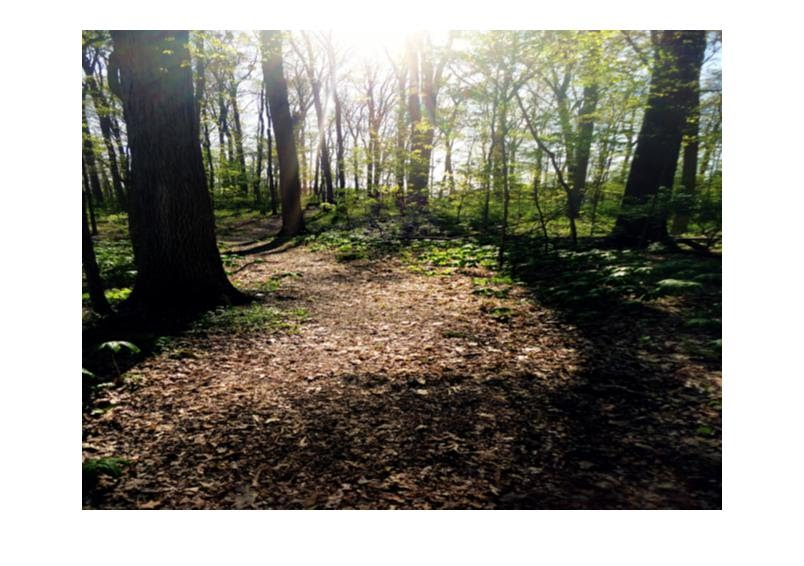
//> input picture Image Segmenting/1.jpg, 804 x 566 px
$ ./main ../1.jpg   (built with g++ and OpenCV 4)
//> lines starting //> are read from the running program, lines starting //| are printed output that depends on the picture; after the words box and inside, x2 and y2 are one past the last pixel; in counts of white or black regions, pixels touching at a corner belong together
//> further down, src1 is the input picture: 566 rows x 804 cols, CV_8UC3; mean B, G, R 128.6, 138.1, 141.1
### Image Segmenting/src/BGR2HSI2.h
/*
 * HSI.h
 *
 *  Created on: Mar 17, 2015
 *      Author: william
 */

#ifndef SRC_BGR2HSI2_H_
#define SRC_BGR2HSI2_H_
#include "opencv2/highgui/highgui.hpp"
#include "opencv2/imgproc/imgproc.hpp"
#include <stdio.h>

cv::Mat BGR2HSI2(cv::Mat Photo);


#endif /* SRC_BGR2HSI_H2_ */

### Image Segmenting/src/BGR2HSI2.cpp
/*
 * HSI.cpp
 *
 *  Created on: Mar 17, 2015
 *      Author: william
 */
#include "BGR2HSI2.h"

#define Intense_Thresh 2
#define Sat_Thresh 3

cv::Mat BGR2HSI2(cv::Mat Photo)
{

	int y = Photo.rows;
//> y = 760
	int x = Photo.cols;
//> x = 1280
	cv::Mat bgr_image_f;
	Photo.convertTo(bgr_image_f, CV_32FC3);

	// Extract the color planes and calculate I = (r + g + b) / 3
	std::vector<cv::Mat> planes(3);
	cv::split(bgr_image_f, planes);

	cv::Mat intensity_f((planes[0] + planes[1] + planes[2]) / 3.0f);


	//void divide(InputArray src1, InputArray src2, OutputArray dst, double scale=1, int dtype=-1)
	cv::Mat b_normalized_f;
	cv::divide(planes[0], (planes[0] + planes[1] + planes[2]), b_normalized_f);


	cv::Mat g_normalized_f;
	cv::divide(planes[1], (planes[0] + planes[1] + planes[2]), g_normalized_f);


	cv::Mat r_normalized_f;
	cv::divide(planes[2], (planes[0] + planes[1] + planes[2]), r_normalized_f);


	cv::Mat numi = .5
			* ((r_normalized_f - g_normalized_f)
					+ (r_normalized_f - b_normalized_f));
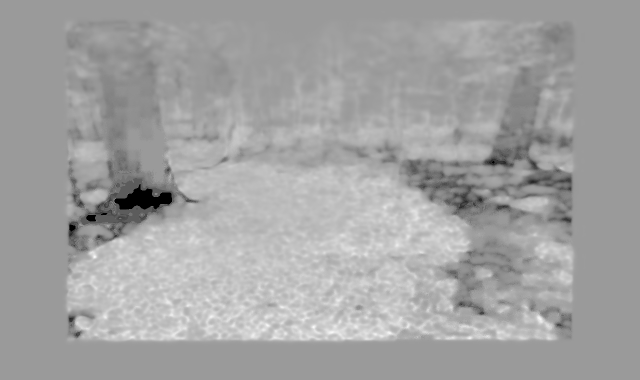
//> numi: 760 rows x 1280 cols, CV_32FC1 (shown at 1/2 size); min -0.5, max 0.325, mean 0.0271; drawn with min black and max white


	cv::Mat rminusgsquared;
	multiply((r_normalized_f - g_normalized_f),
			(r_normalized_f - g_normalized_f), rminusgsquared);

	cv::Mat rminusgmultigminusb;
	multiply((r_normalized_f - b_normalized_f),
			(g_normalized_f - b_normalized_f), rminusgmultigminusb);

	cv::Mat denom = (rminusgsquared + rminusgmultigminusb);

	sqrt(denom, denom);

	cv::Mat H = cv::Mat::zeros(y, x, CV_32FC1); //=acosd(numi./(denom+0.000001));
	cv::Mat S = cv::Mat::zeros(y, x, CV_32FC1);
	cv::Mat I = cv::Mat::zeros(y, x, CV_32FC1);


	min(min(g_normalized_f, b_normalized_f), r_normalized_f, S);

		subtract(1, (3 * S), S);

		S = S * 100;
		I = intensity_f;


	int rows = 0;
	int cols = 0;
	while (rows < y) {

		while (cols < x) {

			double q = (double) numi.at<float>(rows, cols)
					/ (double) (denom.at<float>(rows, cols) + .000001);

			float m = b_normalized_f.at<float>(rows, cols);
			float n = g_normalized_f.at<float>(rows, cols);

			if (m <= n) {

				H.at<float>(rows, cols) = acos(q);

			}

			else {

				H.at<float>(rows, cols) = ((2 * M_PI) - acos(q));

			}

			if (I.at<float>(rows, cols) < Intense_Thresh) {
				H.at<float>(rows, cols) = 0;
				S.at<float>(rows, cols) = 0;
			}

			if (S.at<float>(rows, cols) < Sat_Thresh) {
				H.at<float>(rows, cols) = 0;

			}

			cols = cols + 1;

		}
		cols = 0;

		rows = rows + 1;

	}
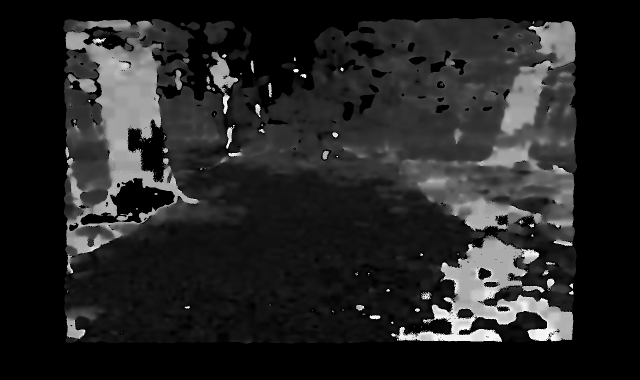
//> H: 760 rows x 1280 cols, CV_32FC1 (shown at 1/2 size); min 0, max 6.24, mean 0.886; drawn with min black and max white
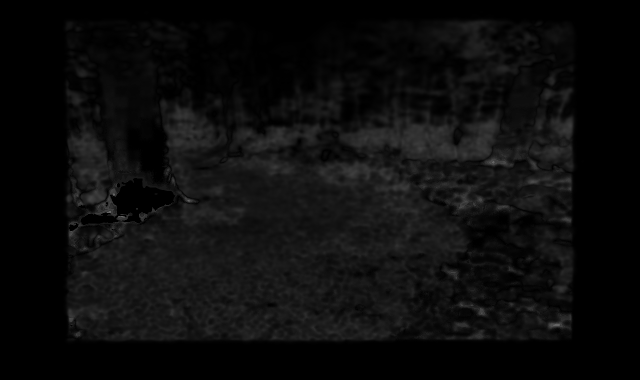
//> S: 760 rows x 1280 cols, CV_32FC1 (shown at 1/2 size); min 0, max 100, mean 12.5
//> after the loop, cols = 0; rows = 760

	H = H * (180 / M_PI);


	H.convertTo(H, CV_8UC1, .7083333333);
//> H: 760 rows x 1280 cols, CV_8UC1
	S.convertTo(S, CV_8UC1);
//> S: 760 rows x 1280 cols, CV_8UC1
	I.convertTo(I, CV_8UC1);


	cv::Mat HSI;


	cv::vector<cv::Mat> channels;
	  channels.push_back(H);
	    channels.push_back(S);
	    channels.push_back(I);

	merge(channels, HSI);

	return HSI;
}

### Image Segmenting/src/main.cpp
/*
 * imagesegmenter.cpp
 *
 *  Created on: Mar 17, 2015
 *      Author: william
 */

#include "opencv2/highgui/highgui.hpp"
#include "opencv2/imgproc/imgproc.hpp"
#include <iostream>
#include <stdio.h>
#include "BGR2HSI2.h"

using namespace std;
using namespace cv;

/**
 * @function main
 */

int x = 1280;
int y = 760;
int threshold_hue = 40;
int threshold_sat = 40;
int threshold_v = 50;

int main(int argc, char** argv) {
	Mat src, src1, dst;

	/// Load image
	src1 = imread(argv[1], 1);

	if (!src1.data) {
		return -1;
	}

	Size size(x, y); //the dst image size,e.g.100x100

	resize(src1, src1, size); //resize image

	GaussianBlur(src1, src1, Size(17, 17), 0, 0);

	/// Separate the image in 3 places ( B, G and R )

	src = BGR2HSI2(src1);

	Mat mask = Mat::zeros(y, x, CV_8U);
	vector<Point> contour; //    x  y
	contour.push_back(Point(x, y));
	contour.push_back(Point(0, y));
	contour.push_back(Point((x / 2 - .18 * x), y - y / 2.5));
	contour.push_back(Point((x / 2 + .18 * x), y - y / 2.5));

	// For debugging purposes, draw green lines connecting those points
	// and save it on disk
	const Point* point = &contour[0];
	int npts = (int) contour.size();
	Mat draw = src.clone();
	polylines(draw, &point, &npts, 1, true, Scalar(0, 255, 0), 3, CV_AA);
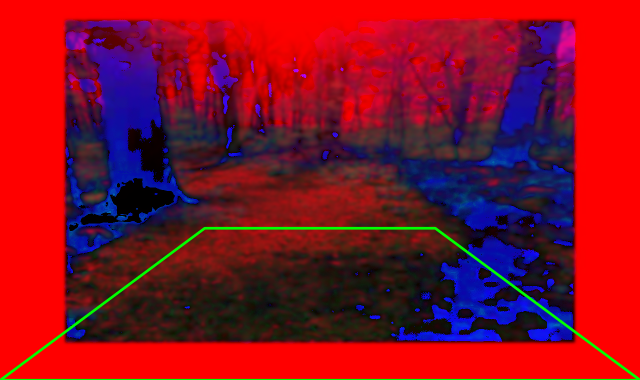
//> draw: 760 rows x 1280 cols, CV_8UC3 (shown at 1/2 size); mean B, G, R 35.6, 15.1, 134.2
	namedWindow("draw.jpg", WINDOW_NORMAL);
	imshow("draw.jpg", draw);

	const cv::Point *pts = (const cv::Point*) Mat(contour).data;

	fillConvexPoly(mask, pts, npts, Scalar(255, 255, 255), 4, 0);
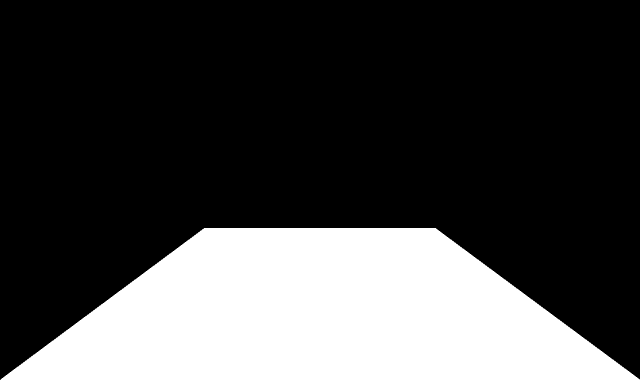
//> mask: 760 rows x 1280 cols, CV_8UC1 (shown at 1/2 size); 27.2% white; 1 white region, box (x1, y1, x2, y2) and area: (1, 456, 1280, 760) 265039

	vector<Mat> HSI_planes;
	split(src, HSI_planes);

	/// Establish the number of bins
	int histSizeI = 256;
	int histSizeS = 101;
	int histSizeH = 256;

	/// Set the ranges ( for B,G,R) )
	float rangeH[] = { 0, 256 };
	const float* histRangeH = { rangeH };
	float rangeS[] = { 0, 101 };
	const float* histRangeS = { rangeS };
	float rangeI[] = { 0, 256 };
	const float* histRangeI = { rangeI };

	bool uniform = true;
	bool accumulate = false;

	Mat H_hist, S_hist, I_hist;

	/// Compute the histograms:
	calcHist(&HSI_planes[0], 1, 0, mask, H_hist, 1, &histSizeH, &histRangeH,
			uniform, accumulate);
//> H_hist = 256 values, max 96575 at index 0, min 0 at index 1, mean 1035.3
	calcHist(&HSI_planes[1], 1, 0, mask, S_hist, 1, &histSizeS, &histRangeS,
			uniform, accumulate);
//> S_hist = 101 values, max 86589 at index 0, min 0 at index 56, mean 2624.1
	calcHist(&HSI_planes[2], 1, 0, mask, I_hist, 1, &histSizeI, &histRangeI,
			uniform, accumulate);
//> I_hist = 256 values, max 80584 at index 255, min 0 at index 0, mean 1035.3

	medianBlur(H_hist, H_hist, 5);
//> H_hist = 256 values, max 96575 at index 0, min 0 at index 84, mean 937.5

	medianBlur(S_hist, S_hist, 5);
//> S_hist = 101 values, max 86589 at index 0, min 0 at index 57, mean 2606.5

	medianBlur(I_hist, I_hist, 5);
//> I_hist = 256 values, max 80584 at index 255, min 0 at index 0, mean 1029.9

	Mat hue_mask = Mat::zeros(y, x, CV_8U);
	Mat sat_mask = Mat::zeros(y, x, CV_8U);
	Mat Int_mask = Mat::zeros(y, x, CV_8U);

	int rows = 0;
	int cols = 0;

	while (rows < y) {

		while (cols < x) {

			Vec3b intensity = src.at<Vec3b>(rows, cols);
			int Hue = intensity.val[0];
			int Sat = intensity.val[1];
			int V = intensity.val[2];

			//hue_mask.at<uchar>(60, cols) = 255;

			if (H_hist.at<float>(Hue) < threshold_hue) {
				hue_mask.at<uchar>(rows, cols) = 255;
			}

			else {
				hue_mask.at<uchar>(rows, cols) = 0;
			}

			if (S_hist.at<float>(Sat) < threshold_sat) {
				sat_mask.at<uchar>(rows, cols) = 255;
			}

			else {
				sat_mask.at<uchar>(rows, cols) = 0;
			}

			if (I_hist.at<float>(V) < threshold_v) {
				Int_mask.at<uchar>(rows, cols) = 255;
			}

			else {
				Int_mask.at<uchar>(rows, cols) = 0;
			}

			cols = cols + 1;

		}
		cols = 0;

		rows = rows + 1;

	}
//> hue_mask: 760 rows x 1280 cols, CV_8UC1; 31.7% white; 451 white regions (377 under 20 px), largest, box (x1, y1, x2, y2) and area: (399, 35, 1154, 683) 202032, (126, 38, 453, 549) 89701, (130, 613, 207, 684) 2309
//> sat_mask: 760 rows x 1280 cols, CV_8UC1; 1.6% white; 218 white regions (133 under 20 px), largest, box (x1, y1, x2, y2) and area: (809, 250, 861, 307) 1571, (939, 267, 984, 312) 1023, (171, 377, 236, 435) 870
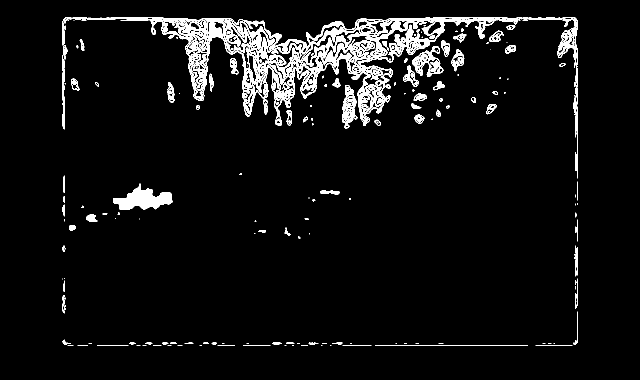
//> Int_mask: 760 rows x 1280 cols, CV_8UC1 (shown at 1/2 size); 5.4% white; 238 white regions (110 under 20 px), largest, box (x1, y1, x2, y2) and area: (125, 34, 1156, 357) 34589, (226, 367, 345, 420) 3191, (824, 92, 887, 154) 1217
//> after the loop, cols = 0; rows = 760

	Mat Result;
bitwise_or(Int_mask, hue_mask, Result);
//> Result: 760 rows x 1280 cols, CV_8UC1; 35.5% white; 499 white regions (397 under 20 px), largest, box (x1, y1, x2, y2) and area: (125, 34, 1156, 683) 331583, (125, 590, 207, 684) 2416, (792, 655, 871, 682) 1013
	Mat element = getStructuringElement(MORPH_RECT,
			Size(2 * 3 + 1, 2 * 3 + 1), Point(3, 3));

	erode(Result, Result, element);
	dilate(Result, Result, element);
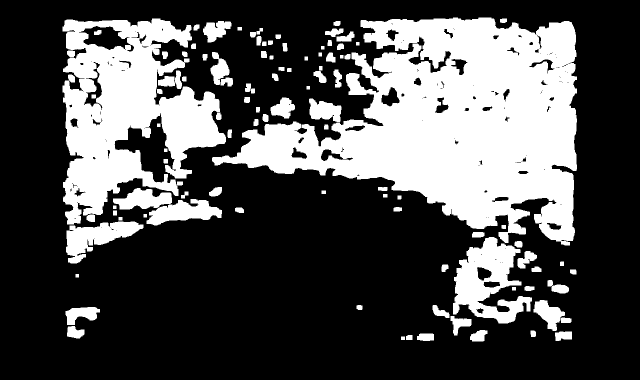
//> Result: 760 rows x 1280 cols, CV_8UC1 (shown at 1/2 size); 30.7% white; 102 white regions, largest, box (x1, y1, x2, y2) and area: (424, 35, 1154, 491) 172645, (125, 37, 452, 449) 72158, (906, 474, 1064, 647) 14203


	namedWindow("Sat Mask", WINDOW_NORMAL);
	imshow("Sat Mask", sat_mask);

	namedWindow("Hue Mask", WINDOW_NORMAL);
	imshow("Hue Mask", hue_mask);

	namedWindow("I Mask", WINDOW_NORMAL);
	imshow("I Mask", Int_mask);


	namedWindow("Result", WINDOW_NORMAL);
	imshow("Result", Result);

	waitKey(0);

	return 0;
}
